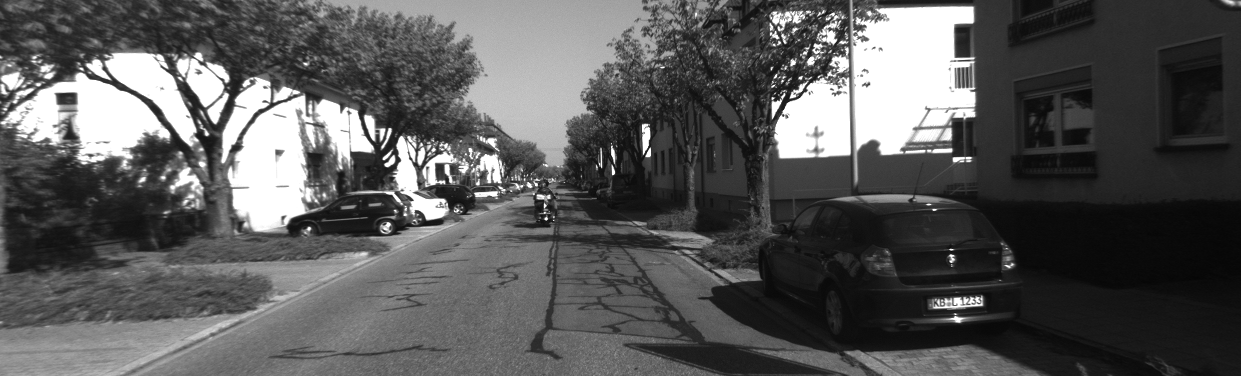
//> input picture data/000001.png, 1241 x 376 px
$ ./orb_cv ../data/000001.png ../data/000002.png   (built with g++ and OpenCV 4)
//> lines starting //> are read from the running program, lines starting //| are printed output that depends on the picture
#include <iostream>
#include <opencv2/core/core.hpp>
#include <opencv2/features2d/features2d.hpp>
#include <opencv2/highgui/highgui.hpp>
#include <chrono>

using namespace std;
using namespace cv;

int main(int argc, char **argv) {
    if (argc < 3) {
        cout << "usage: orb_cv img1 img2 ..." << endl;
        return 1;
    }
    //-- 读取图像
    std::vector<cv::Mat> imgs;
    for (int i = 1; i < argc; ++i) {
        imgs.push_back(cv::imread(argv[i], cv::IMREAD_COLOR));
//> imgs[0] is the input picture: 376 rows x 1241 cols, CV_8UC3; min 5, max 255, mean 88.4
        assert(!imgs.back().empty());
    }

    //-- 初始化
    int n = imgs.size();
//> n = 2
    std::vector<std::vector<cv::KeyPoint>> keypoints(n);
//> keypoints = 2 items
    std::vector<cv::Mat> descriptors(n);
    Ptr<FeatureDetector> detector = ORB::create();
    Ptr<DescriptorExtractor> descriptor = ORB::create();
    Ptr<DescriptorMatcher> matcher = DescriptorMatcher::create("BruteForce-Hamming");

    //-- 第一步:检测 Oriented FAST 角点位置
    chrono::steady_clock::time_point t1 = chrono::steady_clock::now();
    for (int i = 0; i < n; ++i)
        detector->detect(imgs[i], keypoints[i]);
//> this loop made 2 passes

    //-- 第二步:根据角点位置计算 BRIEF 描述子
    for (int i = 0; i < n; ++i)
        descriptor->compute(imgs[i], keypoints[i], descriptors[i]);
    chrono::steady_clock::time_point t2 = chrono::steady_clock::now();
    chrono::duration<double> time_used = chrono::duration_cast<chrono::duration<double>>(t2 - t1);
    cout << "extract ORB cost = " << time_used.count() << " seconds.\n";

    for (int i = 0; i < n; ++i) {
        cv::Mat outimg;
        cv::drawKeypoints(imgs[i], keypoints[i], outimg, cv::Scalar::all(-1), cv::DrawMatchesFlags::DEFAULT);
        string save_path = "../result/cv_orb" + to_string(i) + ".bmp";
        cv::imwrite(save_path, outimg);
    }
//> this loop made 2 passes
//> pass 1, `cv::drawKeypoints(imgs[i], keypoints[i], outimg, cv::Scalar::all(-1), ..`:
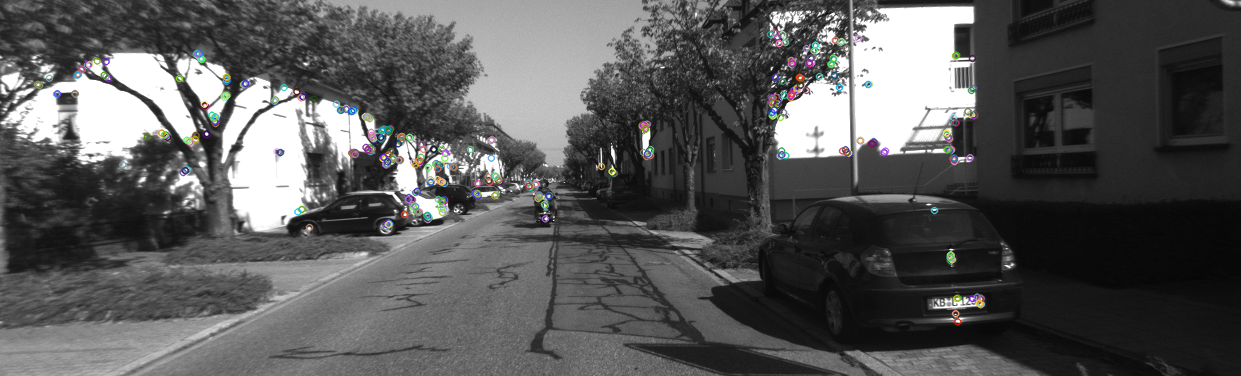
//> outimg: 376 rows x 1241 cols, CV_8UC3; mean B, G, R 88.1, 88.2, 88.1
//> pass 2, `cv::drawKeypoints(imgs[i], keypoints[i], outimg, cv::Scalar::all(-1), ..`:
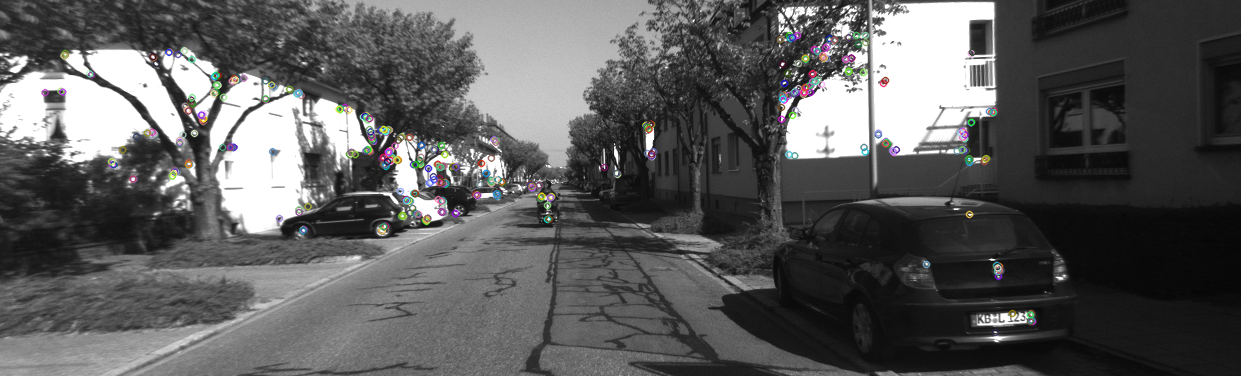
//> outimg: 376 rows x 1241 cols, CV_8UC3; mean B, G, R 91.4, 91.4, 91.4

    //-- 第三步:对两幅图像中的BRIEF描述子进行匹配，使用 Hamming 距离
    std::vector<std::vector<cv::DMatch>> matches(n - 1);
//> matches = 1 match
    t1 = chrono::steady_clock::now();
    for (int i = 0; i < n - 1; ++i)
        matcher->match(descriptors[i], descriptors[i + 1], matches[i]);
//> this loop made 1 pass
    t2 = chrono::steady_clock::now();
    time_used = chrono::duration_cast<chrono::duration<double>>(t2 - t1);
    cout << "match ORB cost = " << time_used.count() << " seconds.\n";

    //-- 第四步:匹配点对筛选
    // 计算最小距离和最大距离
    //当描述子之间的距离大于两倍的最小距离时,即认为匹配有误.但有时候最小距离会非常小,设置一个经验值30作为下限.
    for (int i = 0; i < n - 1; ++i) {
        auto min_max = minmax_element(matches[i].begin(), matches[i].end(),
            [](const DMatch &m1, const DMatch &m2) { return m1.distance < m2.distance; });
        double min_dist = min_max.first->distance;
        double max_dist = min_max.second->distance;
        std::cout << "-- Max dist : " << max_dist << "\n";
        std::cout << "-- Min dist : " << min_dist << "\n";

        std::vector<DMatch> good_matches;
        for (int j = 0; j < descriptors[i].rows; ++j)
            if (matches[i][j].distance <= max(2 * min_dist, 30.0))
                good_matches.push_back(matches[i][j]);
        cv::Mat img_match, img_goodmatch;
        cv::drawMatches(imgs[i], keypoints[i], imgs[i + 1], keypoints[i + 1], matches[i], img_match);
        cv::drawMatches(imgs[i], keypoints[i], imgs[i + 1], keypoints[i + 1], good_matches, img_goodmatch);

        string s1 = "../result/cv_match" + to_string(i) + ".bmp";
        string s2 = "../result/cv_goodmatch" + to_string(i) + ".bmp";
        cv::imwrite(s1, img_match);
        cv::imwrite(s2, img_goodmatch);
    }
//> this loop made 1 pass
//> (min_dist, max_dist) on pass 1: (5, 94)
//| -- Max dist : 94
//| -- Min dist : 5
//> pass 1, `cv::drawMatches(imgs[i], keypoints[i], imgs[i + 1], keypoints[i + 1], ..`:
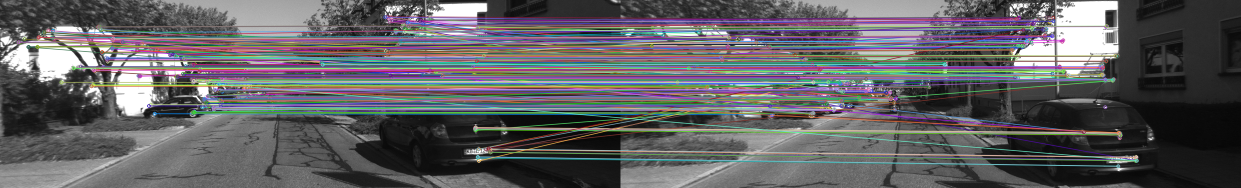
//> img_match: 376 rows x 2482 cols, CV_8UC3 (shown at 1/2 size); mean B, G, R 98.6, 95.6, 96.5
//> pass 1, `cv::drawMatches(imgs[i], keypoints[i], imgs[i + 1], keypoints[i + 1], ..`:
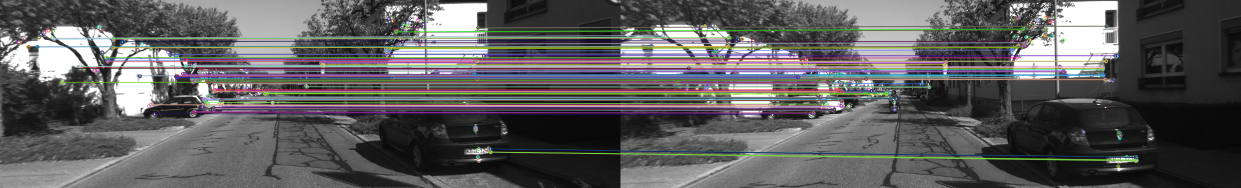
//> img_goodmatch: 376 rows x 2482 cols, CV_8UC3 (shown at 1/2 size); mean B, G, R 93.4, 92.7, 93.7

    return 0;
}
